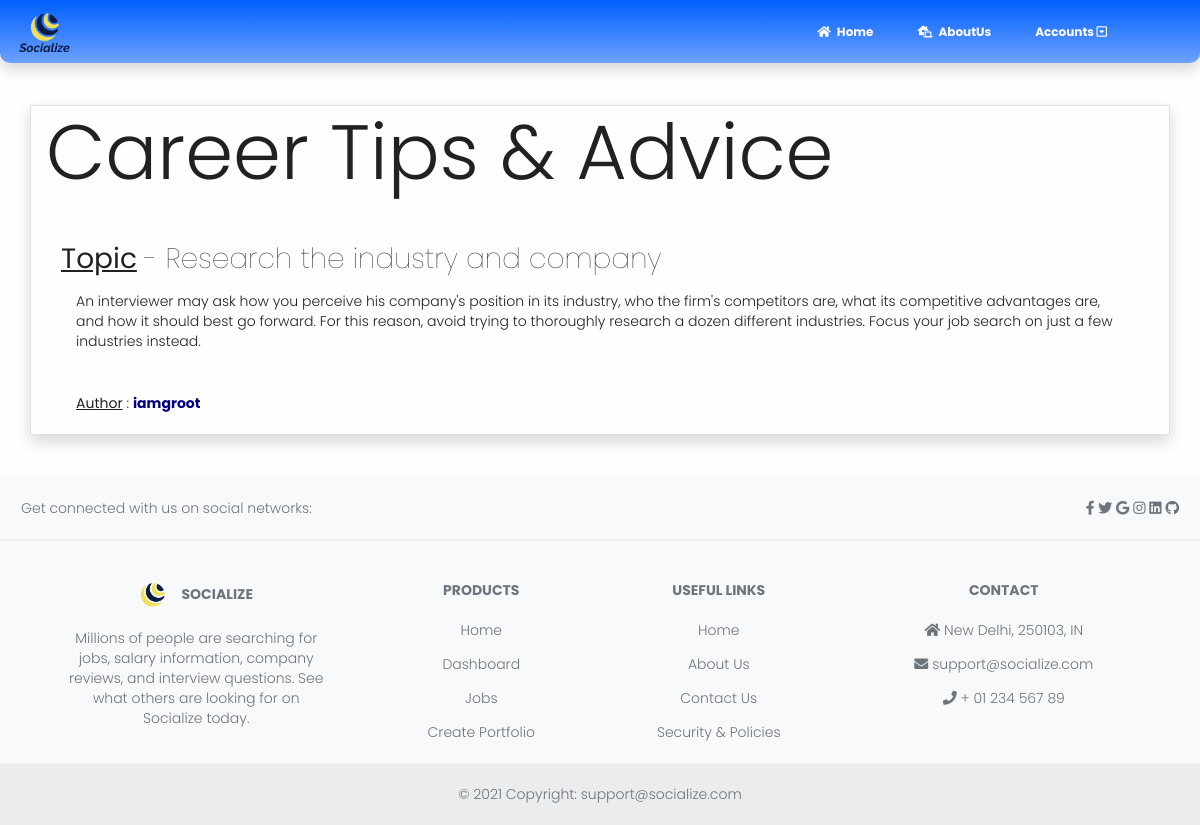
/detail_tips/1/, run on the app's committed database.
### posts/models.py (models this page shows, shortened)
class Tips(models.Model):
    topic = models.CharField(max_length = 350)
    content = RichTextField()
    author = models.CharField(max_length = 350, null = True, blank = True)
    created = models.DateTimeField(auto_now_add = True)

### posts/views.py (the view)
# urls.py: path('detail_tips/<int:id>/', Detail_tips, name = "detail_tips")
def Detail_tips(request, id):
    data = {}
    data["mania"] = Tips.objects.get(id = id)
    return render(request, "detail_tips.html", data)

### posts/templates/detail_tips.html (shortened to what this page needs)
{% extends 'base.html' %}
{% block content %}
    <div class = "container mt-5 mb-5 border shadow">
        <h1 class = "display-2"> Career Tips & Advice </h1>
        <div class = "container mt-5">
            <h1 style = "font-weight: lighter"> <span style = "font-weight: bolder;"><u>Topic</u></span> - {{mania.topic}} </h1>
            <div class = "container">
                <p class = "ml-5 mr-5"> {{mania.content|safe}} </p>
            </div>
            <div class = "container mt-5 mb-4">
                <p class = "mt-5"> <b><u>Author</u></b> : <span style = "color: navy">{{mania.author}}</span> </p>
            </div>
        </div>
    </div>
{% endblock %}

### templates/base.html (style rules this page uses)
body { min-height: 100vh; font-family: 'Poppins', sans-serif; font-weight: 300; background-color: rgb(254, 254, 254); }
h1, h2, h3, h4, h5, h6, p span { font-family: 'Poppins', sans-serif; font-weight: 700; }

### data on the page
Tips: topic "Research the industry and company", content "An interviewer may ask how you perceive his company's position in its industry, who the firm's competitors are, what its competitive advantages are, and how it should best go forward. For this reason, avoid trying to thoroughly research a dozen different industries. Focus your job search on just a few industries instead.", author "iamgroot"
